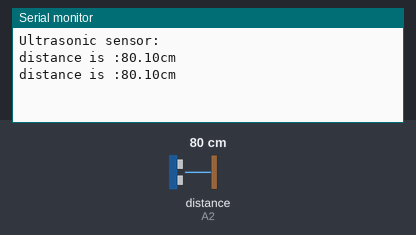
The sketch below on a simulated Arduino Uno, built with avr-gcc and run on an emulated ATmega328P. Parts: the last lines printed to the serial monitor. Wiring (inferred from the names in the program): ultrasonic range finder: trigger A1; echo A2. The inputs (shaded band) are chosen by the test bench; at power-on: distance to the obstacle (sensor on A2) 80 cm. The echo pulse lasts 58.3 µs per cm.

Above: at 1.8 s.
1.9 s: distance to the obstacle (sensor on A2) set to 2 cm
At 2.8 s:
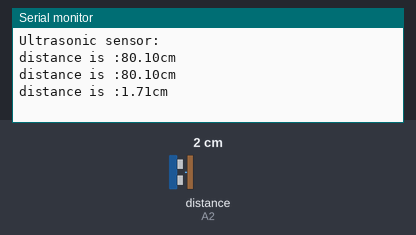
3.4 s: distance to the obstacle (sensor on A2) set to 4 cm
At 4.8 s:
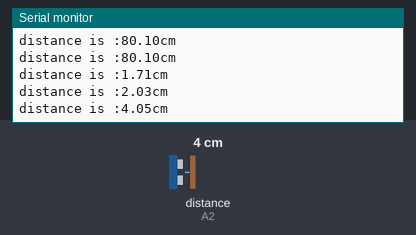
Timing chart, 0 to 6.4 s (numbered marks = the images above; inputs shaded):
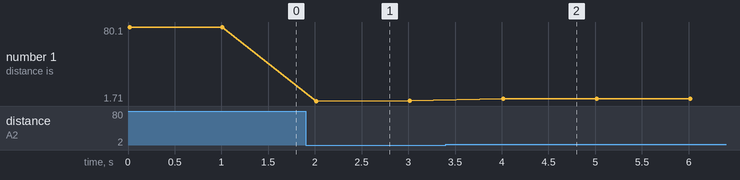

The sketch:

Ultrasonic.ino
```cpp
// (licence header left out)
const int TrigPin = A1;
const int EchoPin = A2;
float distance;
void setup() {
	Serial.begin(9600);
	pinMode(TrigPin, OUTPUT);
	pinMode(EchoPin, INPUT);
	Serial.println("Ultrasonic sensor:");
}
void loop() {
	digitalWrite(TrigPin, LOW);
	delayMicroseconds(2);
	digitalWrite(TrigPin, HIGH);
	delayMicroseconds(10);
	digitalWrite(TrigPin, LOW);
	distance = pulseIn(EchoPin, HIGH) / 58.00;
	Serial.print("distance is :");
	Serial.print(distance);
	Serial.print("cm");
	Serial.println();
	delay(1000);
}
```

Measured:
- after the input at 1.9 s, the serial monitor: prints a new line after 0.11 s (image 1)
- after the input at 3.4 s, the serial monitor: prints a new line after 0.61 s (image 2)
- plotted number 1: 80.1 → 2.03 after the input at 1.9 s, 2.03 → 4.05 after the input at 3.4 s
